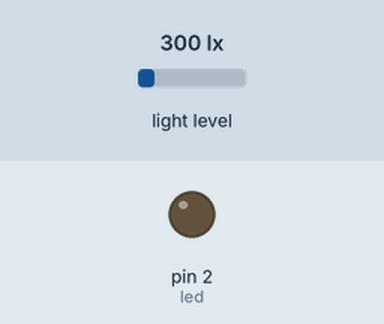
This sketch was run on a simulated Arduino Uno, built with avr-gcc and run on an emulated ATmega328P. Parts: output pins drawn as LEDs (lit = HIGH). The test bench sets the inputs (shaded band); at power-on: light level 300 lx.

Above: at 1.2 s.
1.3 s: light level set to 330 lx
At 2.4 s:
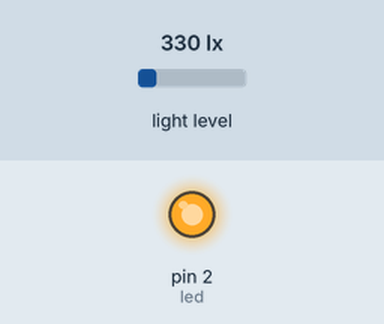
2.8 s: light level set to 40 lx
At 3.5 s:
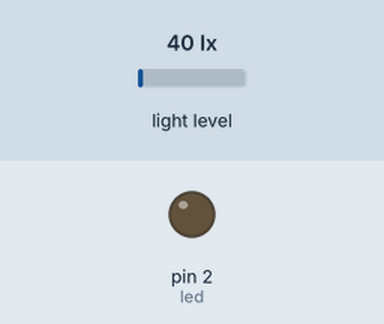
4.3 s: light level set to 500 lx
At 4.7 s:
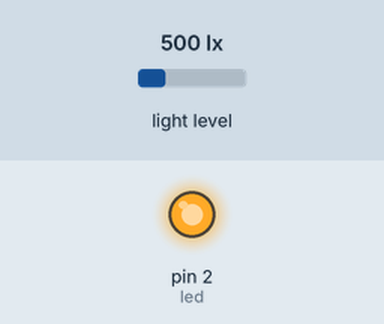
Timing chart, 0 to 7.3 s (numbered marks = the images above; inputs shaded):
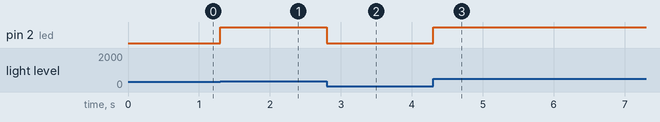

The sketch:

code_for_IFTTT.ino
```cpp
int led = 2;
#include <Arduino.h>
#include <hp_BH1750.h>  //  include the library
hp_BH1750 BH1750;       //  create the sensor

void setup()
{
  pinMode(led,OUTPUT);
  Serial.begin(9600);
  bool avail = BH1750.begin(BH1750_TO_GROUND);// init the sensor with address pin connetcted to ground
                                              // result (bool) wil be be "false" if no sensor found
}

void loop()
{
  // put your main code here, to run repeatedly:
  BH1750.start();   //starts a measurement
  float lux=BH1750.getLux();  //  waits until a conversion finished

  if(lux>300)
  {
    digitalWrite(led,HIGH);
  }

  else
  {
    digitalWrite(led,LOW);
  }

}
```

Measured:
- the behaviour switches between 300 and 301 lx on light level (found by bisection; images 0 and 1)
- after the input at 1.3 s, pin 2 (led): LOW → HIGH at once
- after the input at 2.8 s, pin 2 (led): HIGH → LOW at once
- after the input at 4.3 s, pin 2 (led): LOW → HIGH at once
